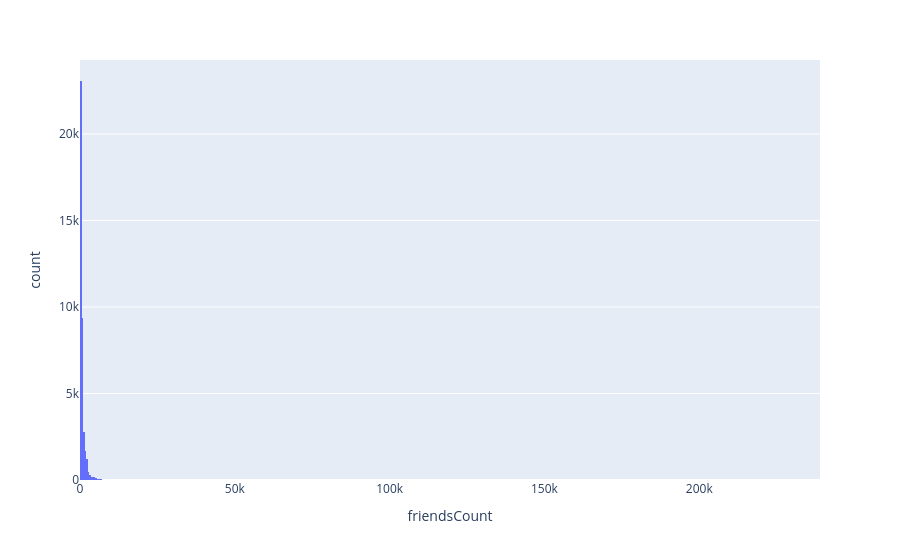

The code cell stored with this chart in its notebook:
### Code cell
fig = px.histogram(twitterData, x="friendsCount", nbins=1000)
fig.show()

### Figure 1 — Plotly figure (JSON) as saved in the notebook; plotly's stock layout.template omitted (floating-point values rounded to 4 significant figures; data arrays with more than 128 entries replaced by an {"elided": "..."} marker saying what was removed)
{"data": [{"alignmentgroup": "True", "bingroup": "x", "hovertemplate": "friendsCount=%{x}<br>count=%{y}<extra></extra>", "legendgroup": "", "marker": {"color": "#636efa", "pattern": {"shape": ""}}, "name": "", "nbinsx": 1000, "offsetgroup": "", "orientation": "v", "showlegend": false, "type": "histogram", "x": {"elided": "40000 int values"}, "xaxis": "x", "yaxis": "y"}], "layout": {"barmode": "relative", "legend": {"tracegroupgap": 0}, "margin": {"t": 60}, "xaxis": {"anchor": "y", "domain": [0, 1], "title": {"text": "friendsCount"}}, "yaxis": {"anchor": "x", "domain": [0, 1], "title": {"text": "count"}}}}
